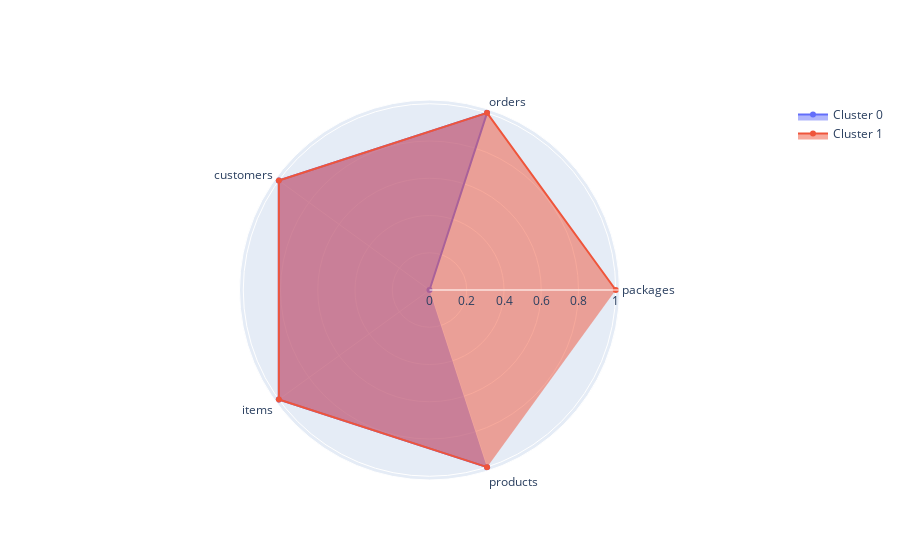

Notebook cell for this chart:
### Code cell
import plotly.graph_objects as go
fig = go.Figure()

for k, v in plot_data.items():
    fig.add_trace(go.Scatterpolar(
        r=v,
        theta=object_types,
        fill='toself',
        name=f'Cluster {k}'
    ))
fig.update_layout(
  polar=dict(
    radialaxis=dict(
      visible=True,
      range=[0, 1]
    )),
  showlegend=True
)

fig.show()

### Figure 1 — Plotly figure (JSON) as saved in the notebook; plotly's stock layout.template omitted (floating-point values rounded to 4 significant figures)
{"data": [{"fill": "toself", "name": "Cluster 0", "r": [0, 1, 1, 1, 1], "theta": ["packages", "orders", "customers", "items", "products"], "type": "scatterpolar"}, {"fill": "toself", "name": "Cluster 1", "r": [1, 1, 1, 1, 1], "theta": ["packages", "orders", "customers", "items", "products"], "type": "scatterpolar"}], "layout": {"polar": {"radialaxis": {"visible": true}}, "showlegend": true}}
